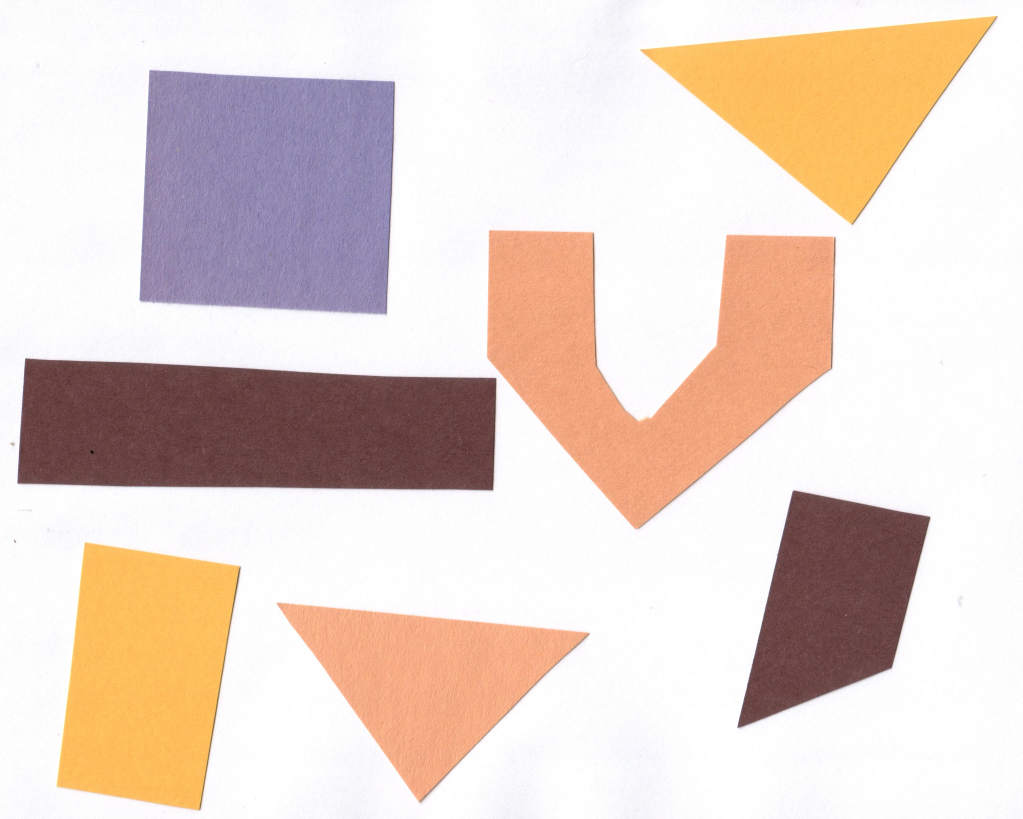
%> input picture edgedetect.jpg, 3068 x 2457 px (shown at 1/3 size)
$ octave exp8.m   (GNU Octave 9; MATLAB toolbox functions it lacks are replaced by stand-ins)
%> lines starting %> are read from the running program, lines starting %| are printed output that depends on the picture
clc;
close all;
clear all;
pkg load image;
figure;
subplot(3,2,1);
a=imread('edgedetect.jpg');
imshow(a);
title('Original Image');
subplot(3,2,2);
c=rgb2gray(a);
c=medfilt2(c);
e=edge(c,'sobel');
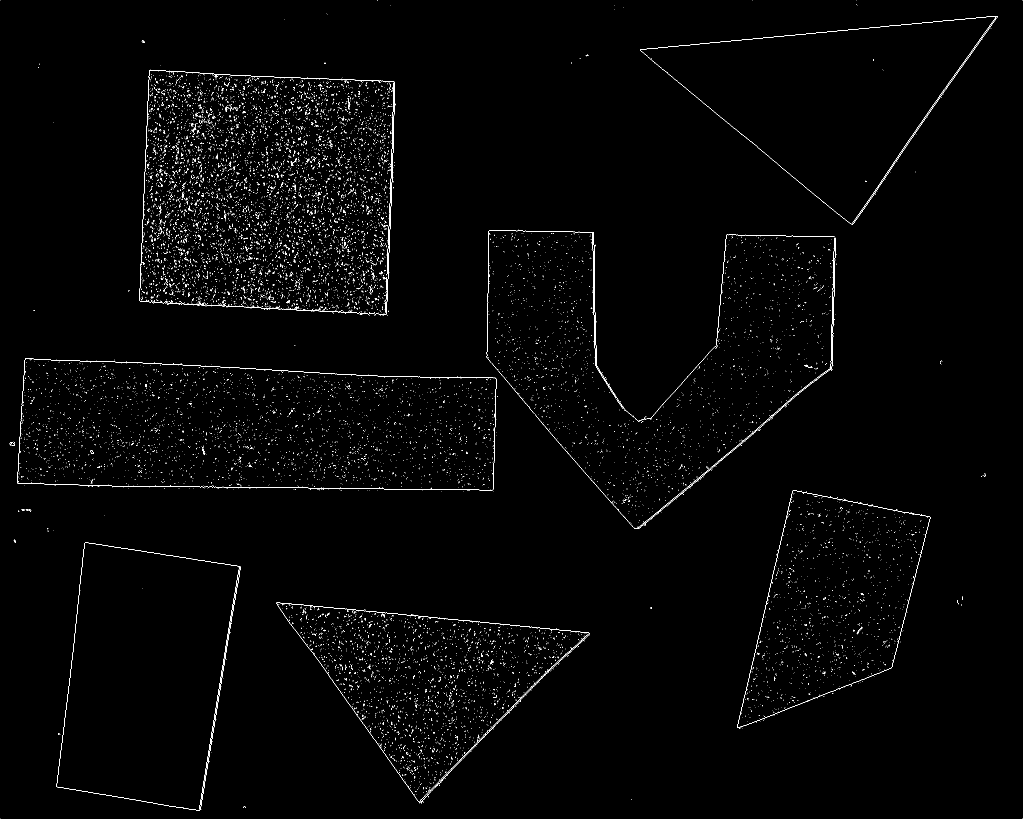
%> e: size 2457x3068 logical (shown at 1/3 size); 0.82% white in thin lines or dots
f=edge(c,'prewitt');
%> f: size 2457x3068 logical; 0.76% white in thin lines or dots
g=edge(c,'roberts');
%> g: size 2457x3068 logical; 1.1% white in thin lines or dots
h=edge(c,'log');
%> h: size 2457x3068 logical; 6.9% white in thin lines or dots
d=edge(c,'canny'); % prewitt sobel and roberts are first order edge detections
%> d: size 2457x3068 logical; 0.36% white in thin lines or dots
imshow(e);
title('Sobel Filter');
subplot(3,2,3);
imshow(f);
title('Prewitt Filter');
subplot(3,2,4);
imshow(g);
title('Roberts Filter');
subplot(3,2,5);
imshow(h);
title('Laplacian Edge detection');
subplot(3,2,6);
imshow(d);
title('Canny Edge Detection');
figure;
img1=rgb2gray(imread('p1.jpg'));
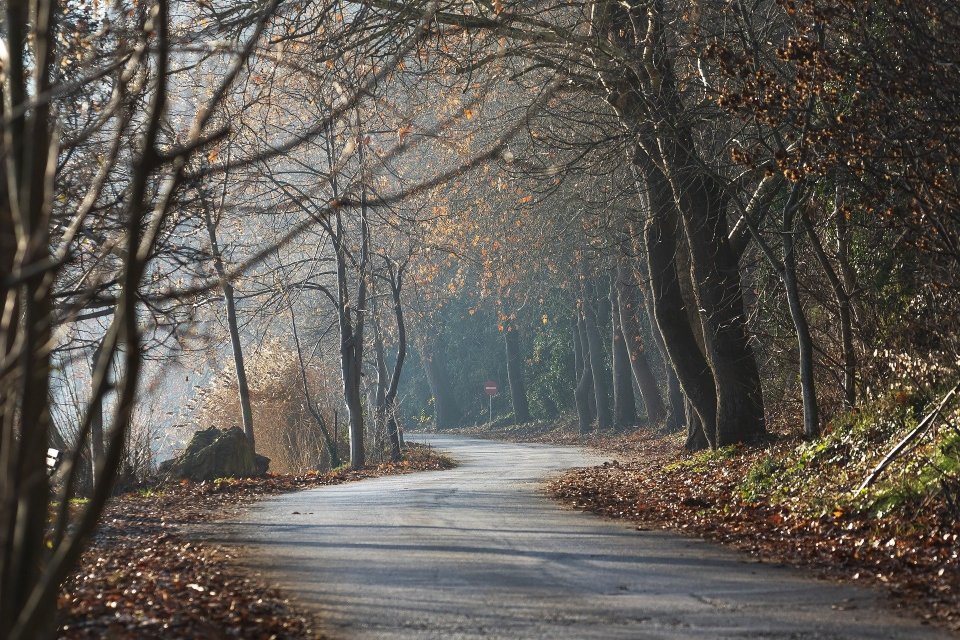
%> input picture p1.jpg, 1920 x 1280 px (shown at 1/2 size)
%> img1: size 1280x1920 uint8; min 0, max 255, mean 92.1
img2=rgb2gray(imread('p2.jpg'));
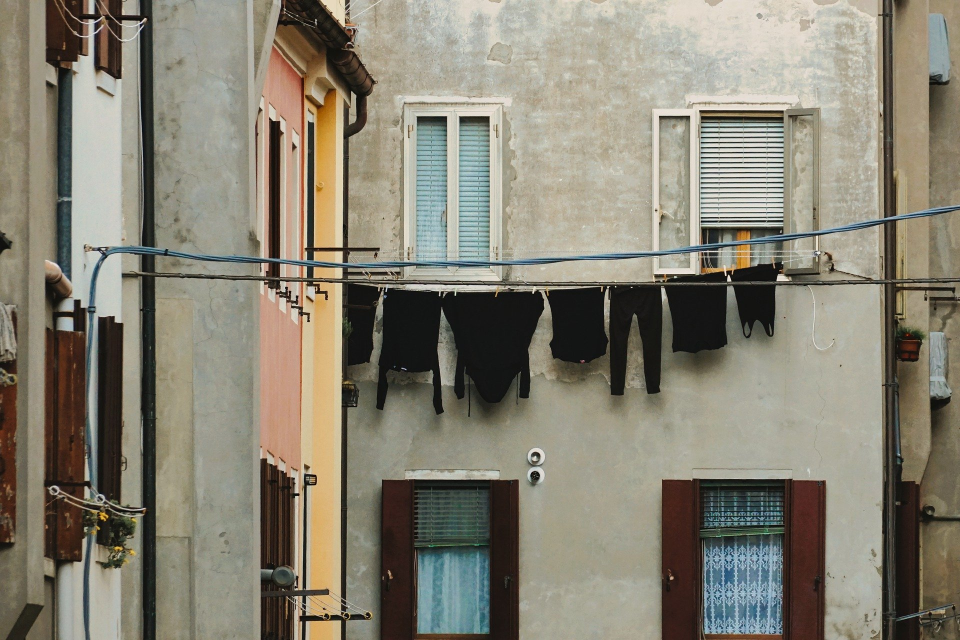
%> input picture p2.jpg, 1920 x 1280 px (shown at 1/2 size)
%> img2: size 1280x1920 uint8; min 0, max 254, mean 129.7
if size(img1, 3) == 3
  img1 = rgb2gray(img1);
end
if size(img2, 3) == 3
  img2 = rgb2gray(img2);
end
subplot(3,2,1);
imshow(img1);
title('Image-1 for Logical Operation');
subplot(3,2,2);
imshow(img2);
title('Image-2 for Logical Operation');
%for logical operations both image should be of same size
img3=imresize(img2, size(img1));
subplot(3,2,3);
imshow(img3);
title('Resized second Image');
or_img=bitor(img1,img3);
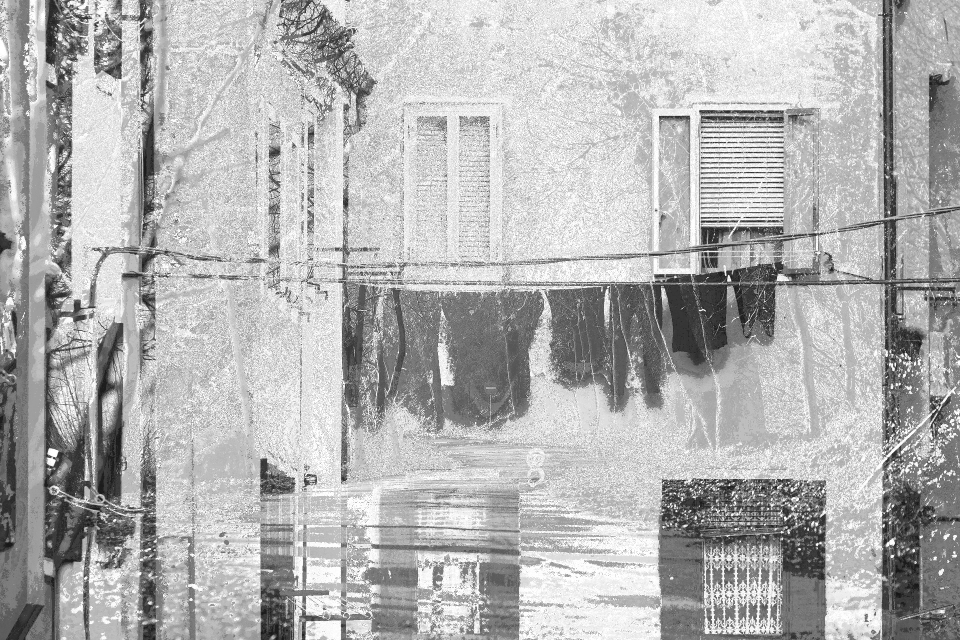
%> or_img: size 1280x1920 uint8 (shown at 1/2 size); min 5, max 255, mean 178.3
subplot(3,2,4);
imshow(or_img);
title('Bit-Wise OR image');
and_img= bitand(img1,img3);
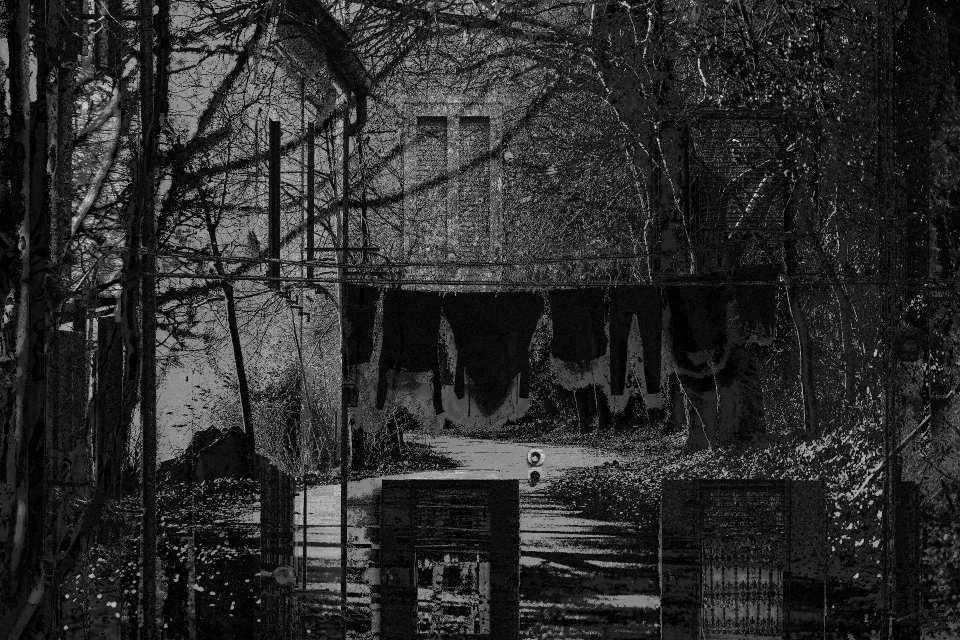
%> and_img: size 1280x1920 uint8 (shown at 1/2 size); min 0, max 242, mean 43.4
subplot(3,2,5);
imshow(and_img);
title('Bit-Wise and Operation');
xor_img=bitxor(img1,img3);
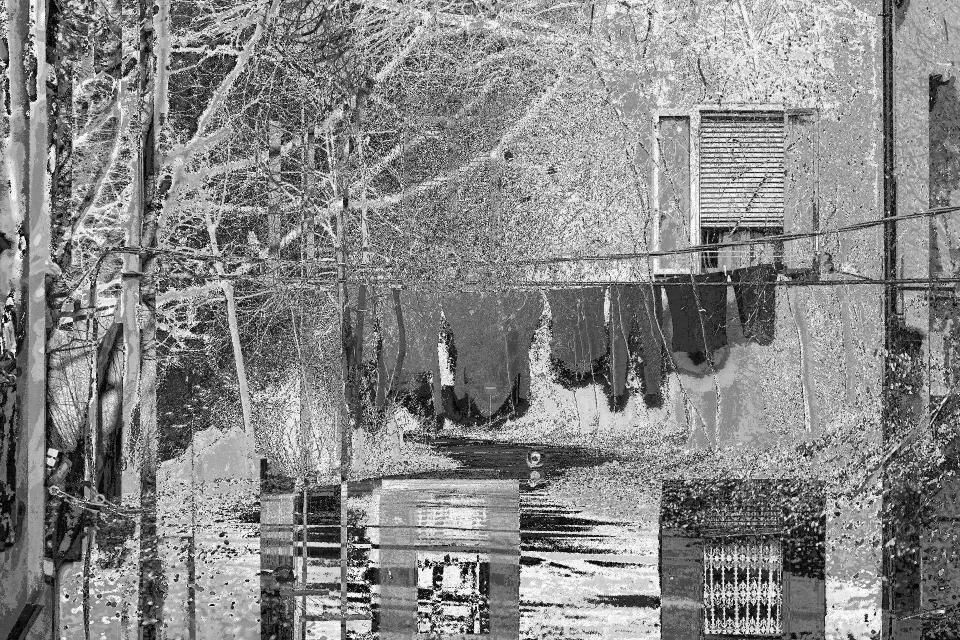
%> xor_img: size 1280x1920 uint8 (shown at 1/2 size); min 0, max 255, mean 135
subplot(3,2,6);
imshow(xor_img);
title('Bit-Wise XOR operation');
